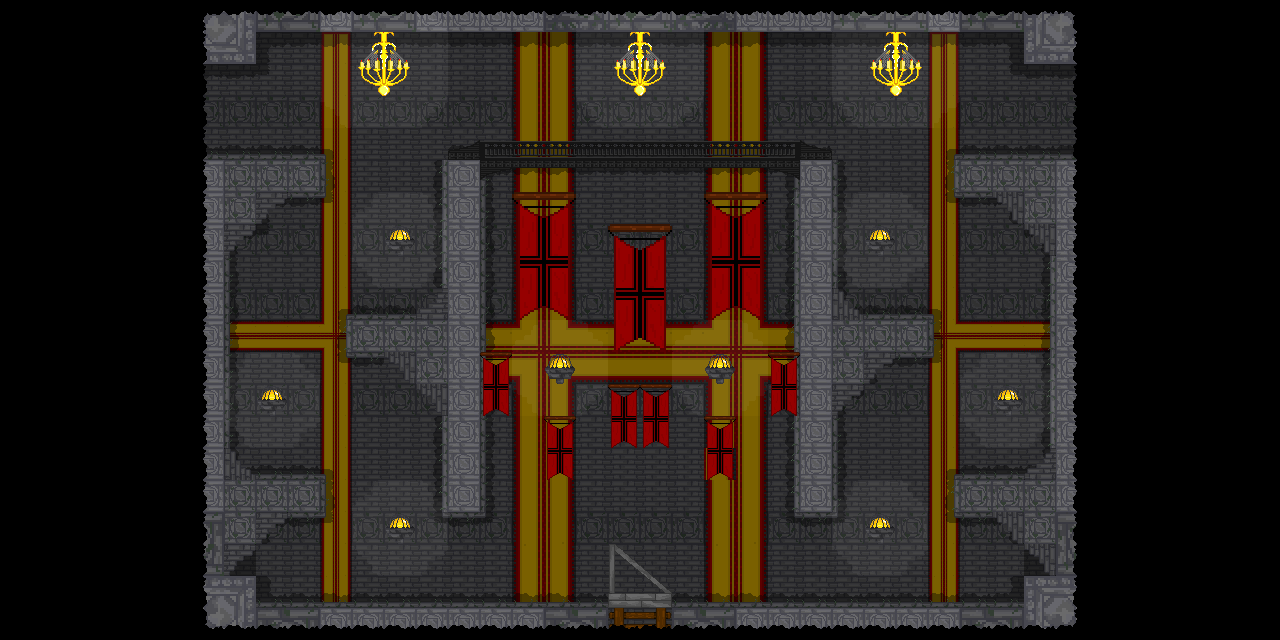

A level layout from a 2D game, rendered from its tile map. Below: a short description, then the map file with tile-grid data replaced by summaries:
An orthogonal 40x20 tile map with 32x32 px tiles, 9 tile layers (Castle BG, BG Darkener, Royal Decor, Royal Darkener, ...), 1 hidden layer not drawn, 4 tilesets and 9 objects (spawn2, spawn, spawn3, spawn4).

<map version="1.2" tiledversion="1.3.5" orientation="orthogonal" renderorder="left-up" width="40" height="20" tilewidth="32" tileheight="32" infinite="0" nextlayerid="26" nextobjectid="22">
 <tileset firstgid="1" name="1st" tilewidth="32" tileheight="32" tilecount="182" columns="13">
  <image source="Main Castle Normal.png" width="416" height="448" />
 </tileset>
 <tileset firstgid="183" name="2ndSet" tilewidth="32" tileheight="32" tilecount="728" columns="26">
  <image source="Main Castle x2.png" width="832" height="896" />
 </tileset>
 <tileset firstgid="911" name="3rdSet" tilewidth="32" tileheight="32" tilecount="48" columns="6">
  <image source="64x64 normal.png" width="192" height="256" />
 </tileset>
 <tileset firstgid="959" name="4thSet" tilewidth="32" tileheight="32" tilecount="192" columns="12">
  <image source="64x64 x2.png" width="384" height="512" />
 </tileset>
 <layer id="18" name="Castle BG" width="40" height="20">
  <data>[800 cells, 560 non-empty, 2 distinct tile ids]</data>
 </layer>
 <layer id="19" name="BG Darkener" width="40" height="20" opacity="0.38">
  <data>[800 cells, 560 non-empty, 1 distinct tile ids]</data>
 </layer>
 <layer id="22" name="Royal Decor" width="40" height="20">
  <data>[800 cells, 130 non-empty, 21 distinct tile ids]</data>
 </layer>
 <layer id="23" name="Royal Darkener" width="40" height="20" opacity="0.5">
  <data>[800 cells, 140 non-empty, 1 distinct tile ids]</data>
 </layer>
 <layer id="21" name="first depth" width="40" height="20" opacity="0.38">
  <data>[800 cells, 180 non-empty, 13 distinct tile ids]</data>
 </layer>
 <layer id="17" name="Base 2.0" width="40" height="20">
  <data>[800 cells, 6 non-empty, 2 distinct tile ids]</data>
 </layer>
 <layer id="16" name="Base" width="40" height="20">
  <data>[800 cells, 344 non-empty, 67 distinct tile ids]</data>
 </layer>
 <layer id="24" name="Lights" width="40" height="20" opacity="0.05">
  <data>[800 cells, 800 non-empty, 6 distinct tile ids]</data>
 </layer>
 <layer id="20" name="Dark Spots" width="40" height="20">
  <data>[800 cells, 332 non-empty, 9 distinct tile ids]</data>
 </layer>
 <layer id="1" name="Tile Layer 1" width="40" height="20" visible="0" opacity="0.18">
  <data>[800 cells, 24 non-empty, 1 distinct tile ids]</data>
 </layer>
 <objectgroup id="25" name="Object Layer 1">
  <object id="13" x="256" y="32">
   <properties>
    <property name="bodyType" value="static" />
    <property name="friction" type="float" value="10" />
    <property name="objType" value="ground" />
   </properties>
   <polygon points="0,0 768,0 768,32 832,32 832,-32 -64,-32 -64,32 0,32" />
  </object>
  <object id="14" x="192" y="160">
   <properties>
    <property name="bodyType" value="static" />
    <property name="friction" type="float" value="10" />
    <property name="objType" value="ground" />
   </properties>
   <polygon points="0,0 0,480 896,480 896,0 882.909,-6 762.364,-6.36364 762.182,37.4545 800.909,37.8182 858,95.4545 858,288.909 832.182,313.818 762.545,314.182 762.364,357.091 801.636,357.455 856.182,414.545 832,416 831.818,441.273 480.545,442.727 480,432.875 473.875,433.125 473.75,448 479.875,448 480.375,476.375 416.182,476.455 416,447.909 420.545,447.909 420.364,433 416,433.182 415.909,442.273 64.3333,442 64,416 38,415.875 97.125,358.25 133.875,358 134,314.5 62.375,314.125 38,288.5 37.875,91.5 96.5,38.75 133.875,38 133.875,-5.875 -6,-6" />
  </object>
  <object id="15" x="448" y="160">
   <properties>
    <property name="bodyType" value="static" />
    <property name="friction" type="float" value="10" />
    <property name="objType" value="ground" />
   </properties>
   <polygon points="0,0 384,0 389.818,0 390.182,128.182 415.455,154 485.818,153.818 485.818,197.818 448,198.182 389.636,255.091 389.818,358 346.182,357.818 346.364,15.8182 319.875,7.875 64.1875,7.8125 38.1875,16.5625 38.0625,357.875 -5.875,358.125 -6.25,256.25 -64,198 -101.818,198.364 -101.455,154.364 -31.6364,154 -5.63636,128.545 -5.81818,0.181818" />
  </object>
  <object id="16" name="spawn2" x="552" y="113.166">
   <point />
  </object>
  <object id="17" name="spawn" x="743.666" y="117">
   <point />
  </object>
  <object id="18" name="spawn3" x="384.333" y="291.667">
   <point />
  </object>
  <object id="19" name="spawn4" x="889.333" y="288">
   <point />
  </object>
  <object id="20" x="132.664" y="16.6666" width="78.667" height="189.333">
   <properties>
    <property name="bodyType" value="static" />
    <property name="isSensor" value="true" />
    <property name="myName" value="leftExit" />
   </properties>
  </object>
  <object id="21" x="1075.34" y="11.3337" width="78.667" height="189.333">
   <properties>
    <property name="bodyType" value="static" />
    <property name="isSensor" value="true" />
    <property name="myName" value="rightExit" />
   </properties>
  </object>
 </objectgroup>
</map>
